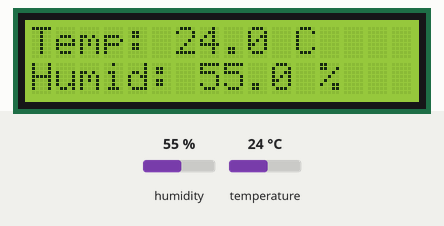
The sketch below on a simulated STM32 Blue Pill. Parts: 16×2 character LCD. The inputs (shaded band) are chosen by the test bench; at power-on: humidity 55 %, temperature 24 °C.

Above: at 4.2 s.
4.3 s: humidity set to 22 %
At 5.8 s:
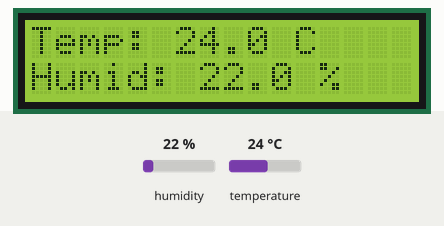
7.0 s: temperature set to 12 °C
At 8.3 s:
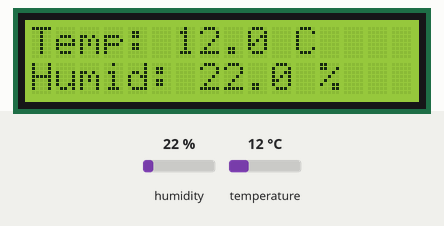
9.7 s: humidity set to 40 %
At 12.0 s:
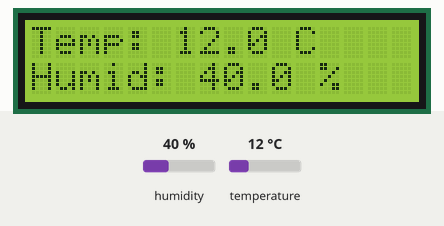
12.6 s: temperature set to 19 °C
At 14.5 s:
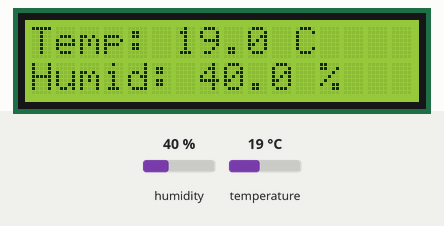
Timing chart, 0 to 16.0 s (numbered marks = the images above; inputs shaded):
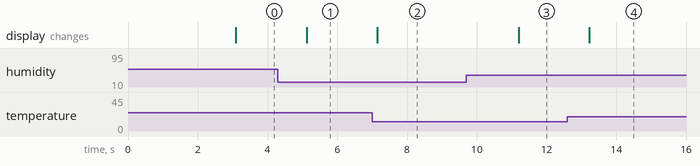

The sketch:

Final_Project.ino
```cpp
#include <LiquidCrystal.h>
#include <DHT.h>

// LCD pins connection
const int rs = PB11, en = PB10, d4 = PA4, d5 = PA3, d6 = PA2, d7 = PA1;
LiquidCrystal lcd(rs, en, d4, d5, d6, d7);

#define DHTPIN PA0        // Pin for DHT11 data
#define DHTTYPE DHT11     // DHT11 sensor type
DHT dht(DHTPIN, DHTTYPE); // Initializing the DHT sensor

void setup()
{
  // Initializing the LCD and DHT sensor
  lcd.begin(16, 2);
  dht.begin();
  lcd.print("DHT11 with STM32");
  delay(3000); // Wait for message to display
  lcd.clear();
}

void loop()
{
  // Read sensor data
  float h = dht.readHumidity();
  float t = dht.readTemperature();

  // Error handling for sensor readings
  if (isnan(h) || isnan(t)) {
    lcd.setCursor(0, 0);
    lcd.print("Sensor Error");
    lcd.setCursor(0, 1);
    lcd.print("Check DHT");
    delay(2000); // Wait before retrying
    return;
  }

  // Display temperature and humidity
  lcd.setCursor(0, 0);
  lcd.print("Temp: ");
  lcd.print(t, 1); // One decimal place
  lcd.print(" C");
  lcd.setCursor(0, 1);
  lcd.print("Humid: ");
  lcd.print(h, 1); // One decimal place
  lcd.print(" %");

  delay(2000); // Update every 2 seconds
}
```

Measured:
- after the input at 4.3 s, the display: changes after 0.82 s (image 1)
- after the input at 7.0 s, the display: changes after 0.15 s (image 2)
- after the input at 9.7 s, the display: changes after 1.5 s (image 3)
- after the input at 12.6 s, the display: changes after 0.62 s (image 4)
